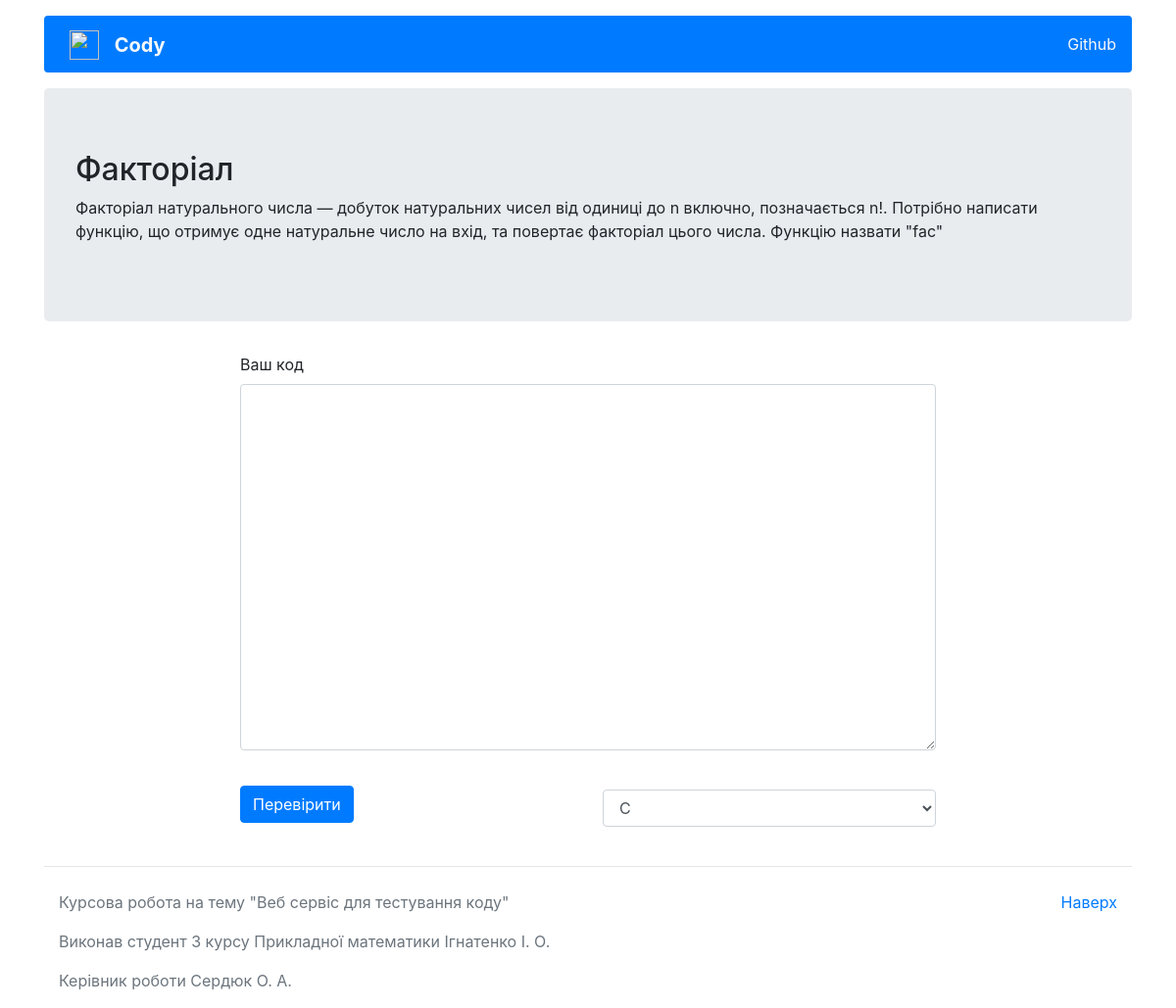
/task/1, run on the app's committed database.
### app/models.py (models this page shows)
class Task (db.Model):
    id = db.Column(db.Integer(), primary_key=True)
    name = db.Column(db.String(80), nullable=False)
    about = db.Column(db.Text(), nullable=False)
    codes = db.relationship('Code', backref='task', lazy=True)

### app/routes.py (the view)
@app.route('/task/<int:id_task>', methods=['GET', 'POST'])
def taskPage(id_task):
    form = CheckerForm()
    task = Task.query.filter_by(id = id_task).first()
    if request.method == 'POST' and form.validate_on_submit():
        if form.selectLang.data == 'py':
            code = Code.query.filter_by(id_task=id_task, id_lang=3).first()
            tests = Test.query.filter_by(id_code=code.id).all()
            num_tests = len(tests)
            count = 0
            with open("temp/py/sub.py", "w") as sub:
                sub.writelines([code.pre_code, '\n', form.codeField.data, '\n', code.post_code])
            for test in tests:
                process = subprocess.run(['python3', 'temp/py/sub.py', *test.input_data.split()],
                                        check=False,
                                        capture_output=True,
                                        universal_newlines=True)
                if (process.stdout) and process.stdout.strip() == test.output_data.strip():
                    count += 1
                else:
                    break
        if form.selectLang.data == 'js':
            with open("temp/js/sub.js", "w") as sub:
                sub.write(form.codeField.data)
            process = subprocess.run(['node', 'temp/js/sub.js'],
                                     check=False,
                                     capture_output=True,
                                     universal_newlines=True)
        if form.selectLang.data == 'java':
            with open("temp/java/sub.java", "w") as sub:
                sub.write(form.codeField.data)
            process = subprocess.run(['javac', 'temp/java/sub.java'],
                                         check=False,
                                         capture_output=True,
                                         universal_newlines=True)
            if not process.stderr:
                post_process = subprocess.run(['java', '-cp', 'temp/java/', 'sub'],
                                        check=False,
                                        capture_output=True,
                                        universal_newlines=True)
        if form.selectLang.data == 'gcc':
            with open("temp/gcc/sub.c", "w") as sub:
                sub.write(form.codeField.data)
            process = subprocess.run(['gcc', '-o', 'temp/gcc/sub', 'temp/gcc/sub.c'],
                                         check=False,
                                         capture_output=True,
                                         universal_newlines=True)
            if not process.stderr:
                post_process = subprocess.run(['./temp/gcc/sub'],
                                        check=False,
                                        capture_output=True,
                                        universal_newlines=True)
        if form.selectLang.data == 'g++':
            with open("temp/g++/sub.c", "w") as sub:
                sub.write(form.codeField.data)
            process = subprocess.run(['g++', '-o', 'temp/g++/sub', 'temp/g++/sub.c'],
                                         check=False,
                                         capture_output=True,
                                         universal_newlines=True)
            if not process.stderr:
                post_process = subprocess.run(['./temp/g++/sub'],
                                        check=False,
                                        capture_output=True,
                                        universal_newlines=True)
        print(pathlib.Path().absolute())
        clean_temp_folders(PATH_LIST)
        if 'post_process' in locals():
            error = post_process.stderr
            output = post_process.stdout
        else:
            error = process.stderr
            output = process.stdout
        print(output)
        print(error)
        if count == num_tests:
            flag_valid=True
        else:
            flag_valid=False
        return render_template('result.html',
                               code=form.codeField.data,
                               propose_code = code.main_code,
                               error=error,
                               flag=flag_valid,
                               count=count,
                               num_tests=num_tests
                               )
    else:
        return render_template('task.html', form=form, task=task)

### app/forms.py
class CheckerForm(FlaskForm):
    codeField = TextAreaField("Ваш код", render_kw={"rows": 15, "cols": 10}, validators=[DataRequired()])
    selectLang = SelectField('', choices=[('gcc', 'C'), ('g++', 'C++'), ('py', 'Python'),\
                                          ('java', 'Java'), ('js', 'JavaScript')])
    submit = SubmitField('Перевірити')

### app/templates/task.html (shortened to what this page needs)
{% extends "base.html" %}
{% from 'bootstrap/form.html' import render_form, render_field %}
{% block content %}
<div class="jumbotron">
    <h2>{{task.name}}</h2>
    <p>{{task.about}}</p>
</div>
<div class="container">
    <form action="" method="post">
        <div class="row justify-content-md-center">
            <div class="col-8 align-content-center">
                {{  render_field(form.codeField) }}
            </div>
        </div>
        <div class="row justify-content-center">
            <div class="col-4 align-self-center">
                {{ render_field(form.submit, button_map={'submit':'primary'}) }}
            </div>
            <div class="col-4 align-self-center">
                {{ render_field(form.selectLang) }}
            </div>
        </div>
    </form>
</div>
{% endblock %}

### data on the page
Task: name "Факторіал", about "Факторіал натурального числа — добуток натуральних чисел від одиниці до n включно, позначається n!. Потрібно написати функцію, що отримує одне натуральне число на вхід, та повертає факторіал цього числа. Функцію назвати \"fac\""
